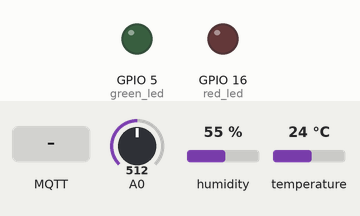
A sketch run on a simulated ESP8266 (NodeMCU). Shown: output pins drawn as LEDs (lit = HIGH). The test bench sets the inputs (shaded band); at power-on: A0 = 512, humidity 55 %, temperature 24 °C. WiFi joins after 1.5 s; servers stay silent unless stated; random numbers use the default seed unless the sketch sets one; no MQTT or app messages arrive unless stated; what the sketch prints to the serial monitor is not drawn.

Above: at 2.7 s.
2.8 s: MQTT message "ON_GREEN" arrives on the first subscribed topic
At 7.9 s:
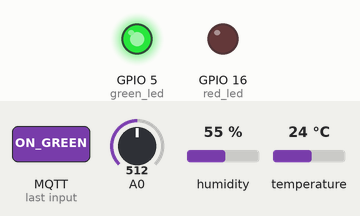
9.1 s: MQTT message "ON_RED" arrives on the first subscribed topic
At 14.5 s:
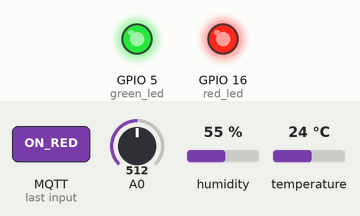
15.1 s: MQTT message "OFF_GREEN" arrives on the first subscribed topic
At 21.0 s:
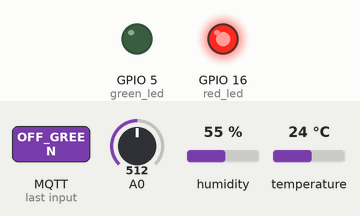
Timing chart, 0 to 22.5 s (numbered marks = the images above; inputs shaded):
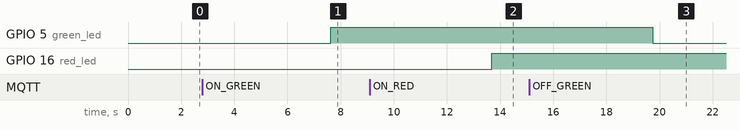

Measured:
- after the input at 2.8 s, GPIO 5 (green_led): LOW → HIGH after 4.8 s
- after the input at 9.1 s, GPIO 16 (red_led): LOW → HIGH after 4.6 s
- after the input at 15.1 s, GPIO 5 (green_led): HIGH → LOW after 4.6 s

The sketch:

sketch_sep18a.ino
```cpp
#ifdef ESP8266
#include <ESP8266WiFi.h>  // Pins for board ESP8266 Wemos-NodeMCU
#else
#include <WiFi.h>
#endif

#include "DHTesp.h"
#include <ArduinoJson.h>
#include <PubSubClient.h>
#include <WiFiClientSecure.h>
/**** DHT11 sensor Settings *******/
#define DHTpin 2
DHTesp dht;

/**** LED Settings *******/
const int green_led = 5;
const int red_led = 16;
const int dust_led = 4;

/****** WiFi Connection Details *******/
const char* ssid = "admin" ;
const char* password = "88888888";

/******* MQTT Broker Connection Details *******/
const char* mqtt_server = "0fe9830add1440c494c4c2fa2d0758af.s1.eu.hivemq.cloud";
const char* mqtt_username = "esp8266";
const char* mqtt_password = "G26m64EyzhyC!Kg";
const int mqtt_port = 8883;

/**** Secure WiFi Connectivity Initialisation *******/
WiFiClientSecure espClient;

/**** MQTT Client Initialisation Using WiFi Connection *****/
PubSubClient client(espClient);

unsigned long lastMsg = 0;
#define MSG_BUFFER_SIZE (50)
char msg[MSG_BUFFER_SIZE];

unsigned long previousMillis = 0;
const long interval = 200; // 1 giây

/****** root certificate ****/

static const char* root_ca PROGMEM = R"EOF(

--BEGIN CERTIFICATE----
MIIFzCCA10gAwIBAgIRAIIQz70SQONZRGPgU20CADQYJKoZIhvcNAQELBQAw
TzELMAkGA1UEBhMCVVMxKTAnBgNVBAoTIEludGVybmV0IFNlY3VyaXR5IFJ1c2Vh
cmNoIEdyb3VwMRUWEwYDVQQDExJU1JHIFJvb3QgWDEwHhcNMTUwNjABMTEwNDM4
WhcNMzUwNjAOMTEWNDM4WjBPMQswCQYDVQQGEwJVUzEpMCCGA1UEChMgSW50ZXJu
ZXQgU2VjdXJpdHkgUmVzZWFyY2ggR3JvdXAXFTATBgNVBAMTDE1TUKcgUm9vdCBY
MTCCAiIwDQYJKoZIhvcNAQEBBQADggIPADCCAgoCggIBAK30JHP8FDfzm54rVygc
h77ct984kIxuPOZXOHj3dcKi/vVqbvYATyjb3miGbESTtrFj/RQSa78f0uoxmyF+
eTM8ukj13Xnfs7j/EvEhmkvBioZxaUpmZmyPfjxwv60p1gbz5MDmgK71S4+3mX6U
A5/TR5d8mUgjU+g4rk8Kb4MueulxjIBettoveDiNewNwIRt18jA8+o+u3dpjq+sw
T8KOEUt+zwvo/7V3LvSye@rgTBI1DHCNAуmg4VMK7BPZ7hm/ELNKjD+J02FR3qyH
B5T0Y3HS LuJvW5iB4Y1cNH1sdu87kG355tukmi8mxdAQ4Q7e2RCOFvu396j3x+UC
B51PNgiV5+131g02dZ77DnKxHZu8A/1JBdiB3QwektZB6awBdpUKD9jf1beSHZUv
851PNgiV5+131g02dZ77DnKxHZu8A/1JBdi83QweKtZB6awBdpUKD9jf1b0SHZUV
KBds@pjBqAlkd25HN7rOrFleaJ1/ctaJxQZBKT5ZPtem9STJEadao0xAH@ahmbwn
01FuhjuefXKnEgV4We0+UXgVCWOPjdAvBbI+e@ocS3MFEvzG6uBQE3xDk3SzynTn
jh8BCNAW1FtxNrQHus EwMFXIt417mKZ9YIqioymCzLq9gwQbooMDQaHWBFEbwrbw
qHyGOBaoSCqIзHaadr8faqU9GY/rOPNk3sgrDQoo//fb4hVC1CLQ313hef4Y53CI
rU7m2Ys6xt@nuW7/VGT1MONPAgMBAAGjQjBAMA4GA1UdDWEB/wQEAwIBBjAPBgNV
HRMBAF8EBTADAQH/MB0GA1UdDgQWBBR5tFnme7b15AFZgAiIyBpY9umbbjANBgkq
hkiG9w0BAQsFAAOCAgEAVR9YqbyyqFDQDLHYGmkgJykIrGF1XIpu+ILlaS/V91ZL
ubhzEFnTIZd+50xx+7LSYK05qAvaFyFWhfFQD1nrzuBZ6brJFe+GnY+EgPbk6ZGQ
3BebyhtF8GaVenxvwuo77x/Py9au3/GpsMiu/X1+mvoi80v/2x/qkSsisRcOj/KK
NFtY2PWByVS5uCbMiogziUwthDy3+6Www6LLv3xLFHT juCvjHI InzktHCgkQ5
ORAZI4JMP3+GS1WYHb4phowim57iaztX0oJwTdwJx4nLCgdNbOhdjsnvzqvHu7Ur
TKXWStAmzOVyyghqpZXjFaH3p03JLF+1+/+sKAIuvtd7u+Nxe5AwewdeR1N8NwdC
jNPE1pzVmbUq4JUagEiuTDkHzsxHpFKVK7q4+63SM1N95R1NbdWhscdCb+ZAJZVc
oyi3B43njTOQ5yOf+1CceWxG1bQVs5ZufpsM1jq4Ui0/11vh+wjChP4kqk0J2qxq
4RgqsahDYVvTH9w7jxby LeiNdd8XM2w9U/t7y0Ff/9yi@GE44Za4rF2LN9d11TPA
// mRGunUHBcnWEvgJBQ19nJEiUeZsnvgc/ubhPgXRR4Xq37Z0j4r7g1SgEEZwXA57d
emyPxgcYxn/eR44/KJ4EBS+1VDR3veyJm+kXQ99b21/+jh5Xos1AnX5iItreGCc=
----END CERTIFICATE-----
)EOF";

/************* Connect to WiFi ***********/
void setup_wifi() {
  delay(10);
  Serial.print("\nConnecting to ");
  Serial.println(ssid);

  WiFi.mode(WIFI_STA);
  WiFi.begin(ssid, password);

  while (WiFi.status() != WL_CONNECTED) {
    delay(500);
    Serial.print(".");
  }
  randomSeed(micros());
  Serial.println("\nWiFi connected\nIP address: ");
  Serial.println(WiFi.localIP());
}

void reconnect() {
  // Lặp cho đến khi kết nối thành công
  while (!client.connected()) {
    Serial.print("Đang kết nối đến MQTT...");
    String clientId = "ESP8266Client-"; // Tạo một Client ID ngẫu nhiên
    clientId = String(random(0xffff), HEX); // Thử kết nối
    if (client.connect(clientId.c_str(), mqtt_username, mqtt_password)) {
      Serial.println("Đã kết nối");

      // Đăng ký các chủ đề bạn muốn theo dõi ở đây
      client.subscribe("led_state");

    } else {
      Serial.print("Kết nối thất bại, rc=");
      Serial.print(client.state());
      Serial.println(" Thử lại sau 5 giây");
      delay(5000); // Chờ 5 giây trước khi thử lại
    }
  }
}

void callback(char* topic, byte* payload, unsigned int length) {
  String incomingMessage = "";

  for (int i = 0; i < length; i++) {
    incomingMessage += (char)payload[i];
  }

  Serial.println("Message arrived [" + String(topic) + "] " + incomingMessage);

  // Kiểm tra nội dung tin nhắn đến
  if (strcmp(topic, "led_state") == 0) {
    if (incomingMessage.equals("ON_GREEN")) {
      digitalWrite(green_led, HIGH); // Bật đèn LED
    } else if (incomingMessage.equals("OFF_GREEN")) {
      digitalWrite(green_led, LOW); // Tắt đèn LED
    }
    else if (incomingMessage.equals("ON_RED")) {
      digitalWrite(red_led, HIGH); // Bật đèn LED
    } else if (incomingMessage.equals("OFF_RED")) {
      digitalWrite(red_led, LOW); // Tắt đèn LED
    }
    else if (incomingMessage.equals("on_led_dust")) {
      unsigned long currentMillis = millis();
      if (currentMillis - previousMillis >= interval) {
        previousMillis = currentMillis;
        if (digitalRead(red_led) == HIGH) {
          digitalWrite(red_led, LOW);
        } else {
          digitalWrite(red_led, HIGH);
        }
      } else if (incomingMessage.equals("off_led_dust")) {
      digitalWrite(red_led, LOW); // Tắt đèn LED
    }
  }}
}

void publishMessage(const char* topic, String payload, boolean retained) {
  if (client.publish(topic, payload.c_str(), retained)) {
    Serial.println("Message published [" + String(topic) + "]: " + payload);
  }
}

void setup() {
  dht.setup(DHTpin, DHTesp::DHT11); // Cài đặt cảm biến DHT11
  pinMode(green_led, OUTPUT);
  pinMode(red_led, OUTPUT);
  Serial.begin(9600);

  while (!Serial) {
    delay(1);
  }

  setup_wifi();

  #ifdef ESP8266
  espClient.setInsecure();
  #else
  espClient.setCACert(root_ca);
  #endif

  // Kích hoạt dòng này và
  // Đặt máy chủ MQTT và cổng
  client.setServer(mqtt_server, mqtt_port);
  client.setCallback(callback);
}

void loop() {
  if (!client.connected()) {
    reconnect(); // Kiểm tra xem client đã kết nối chưa
  }

  client.loop();

  // Đọc nhiệt độ và độ ẩm từ DHT11
  delay(dht.getMinimumSamplingPeriod());
  float humidity = dht.getHumidity();
  float temperature = dht.getTemperature();
  float light = analogRead(A0);
  // int ledValue = digitalRead(19); // Đọc trạng thái của chân GPIO 19 (led xanh)

  // Tạo một đối tượng JsonArray để lưu trữ dữ liệu
  DynamicJsonDocument doc(1024);
  // JsonArray data = doc.to<JsonArray>();

  // JsonObject humidityObj = data.createNestedObject();
  // humidityObj["name"] = "Độ ẩm";
  // humidityObj["value"] = humidity;

  // JsonObject temperatureObj = data.createNestedObject();
  // temperatureObj["name"] = "Nhiệt độ";
  // temperatureObj["value"] = temperature;

  // JsonObject lightObj = data.createNestedObject();
  // lightObj["name"] = "Ánh sáng";
  // lightObj["value"] = light;

  JsonObject data = doc.to<JsonObject>();
  data["Độ ẩm"] = humidity;
  data["Nhiệt độ"] = temperature;
  data["Ánh sáng"] = light;

  float dust = random(0, 100);
  data["Độ bụi"] = dust;

  // JsonObject ledObj = data.createNestedObject();
  // ledObj["name"] = "led xanh";
  // ledObj["value"] = ledValue;
  // ledObj["unit"] = NULL;
  // ledObj["gpio"] = 19;

  // Chuyển đổi thành chuỗi JSON và gửi lên MQTT
  char mqtt_message[128];
  // serializeJson(doc, mqtt_message);
  serializeJson(data, mqtt_message);
  publishMessage("esp8266_data", mqtt_message, true);

  delay(5000); // Chờ 5 giây trước khi lặp lại
}
```
